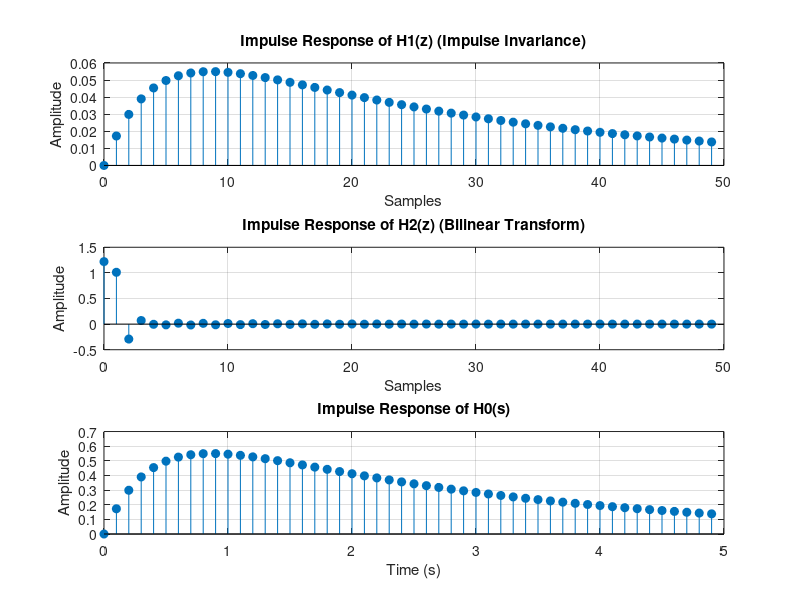

Write MATLAB code to recreate this figure.
% Define the analogue filter transfer function H0(s)
num = [2]; % Numerator coefficients
den = [1 3 1]; % Denominator coefficients (s^2 + 3s + 2)

% Calculate the poles and zeros of the analogue filter
[z, p, k] = tf2zp(num, den); % Zeros, poles, and gain
disp('Zeros of H0(s):');
disp(z);
disp('Poles of H0(s):');
disp(p);

% Convert to IIR digital filter using impulse invariance
fs = 10; % Sampling frequency
[bd1, ad1] = impinvar(num, den, fs); % Digital filter coefficients for H1(z)

% Convert to IIR digital filter using bilinear transform
[bd2, ad2] = bilinear(num, den, fs); % Digital filter coefficients for H2(z)

% Calculate the impulse responses
[impulse_response_H1, t1] = impz(bd1, ad1, 50); % Impulse response for H1(z)
[impulse_response_H2, t2] = impz(bd2, ad2, 50); % Impulse response for H2(z)

% Plot the impulse responses
figure;

subplot(3, 1, 1);
stem(t1, impulse_response_H1, 'filled');
title('Impulse Response of H1(z) (Impulse Invariance)');
xlabel('Samples');
ylabel('Amplitude');
grid on;

subplot(3, 1, 2);
stem(t2, impulse_response_H2, 'filled');
title('Impulse Response of H2(z) (Bilinear Transform)');
xlabel('Samples');
ylabel('Amplitude');
grid on;

% Calculate the impulse response of the analogue filter H0(s)
impulse_length = 50; % Length of impulse response
t = 0:1/fs:(impulse_length-1)/fs; % Time vector
sys = tf(num, den); % Create transfer function object
impulse_response_H0 = impulse(sys, t); % Impulse response for H0(s)

subplot(3, 1, 3);
stem(t, impulse_response_H0, 'filled');
title('Impulse Response of H0(s)');
xlabel('Time (s)');
ylabel('Amplitude');
grid on;

% Compare the responses
disp('Comparison of Impulse Responses:');
disp('H1(z) Impulse Response:');
disp(impulse_response_H1);
disp('H2(z) Impulse Response:');
disp(impulse_response_H2);
disp('H0(s) Impulse Response:');
disp(impulse_response_H0);
